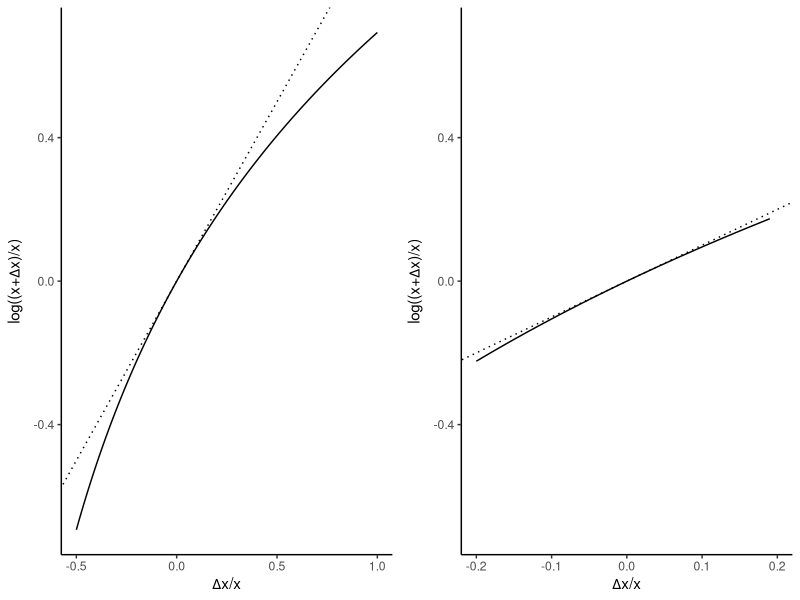

Write the R code that produced this figure.
library(ggplot2)
library(dplyr)
library(cowplot)

dx <- seq(-0.5, 1, by = 0.01)
logrr <- log(1 + dx)

df <- tibble(
  dx = dx,
  logrr = logrr)

gg1 <- df |> 
  ggplot(aes(dx, logrr)) +
  geom_line() +
  geom_abline(slope = 1, intercept = 0, linetype = "dotted") +
  theme_classic() + 
  labs(x = expression(paste(Delta, "x/x")),
       y = expression(paste("log((x+", Delta, "x)/x)")))

gg2 <- df |> 
  ggplot(aes(dx, logrr)) +
  geom_line() +
  geom_abline(slope = 1, intercept = 0, linetype = "dotted") +
  theme_classic() + 
  labs(x = expression(paste(Delta, "x/x")),
       y = expression(paste("log((x+", Delta, "x)/x)"))) +
  xlim(-0.2, 0.2)

plot_grid(gg1, gg2, ncol = 2)
       